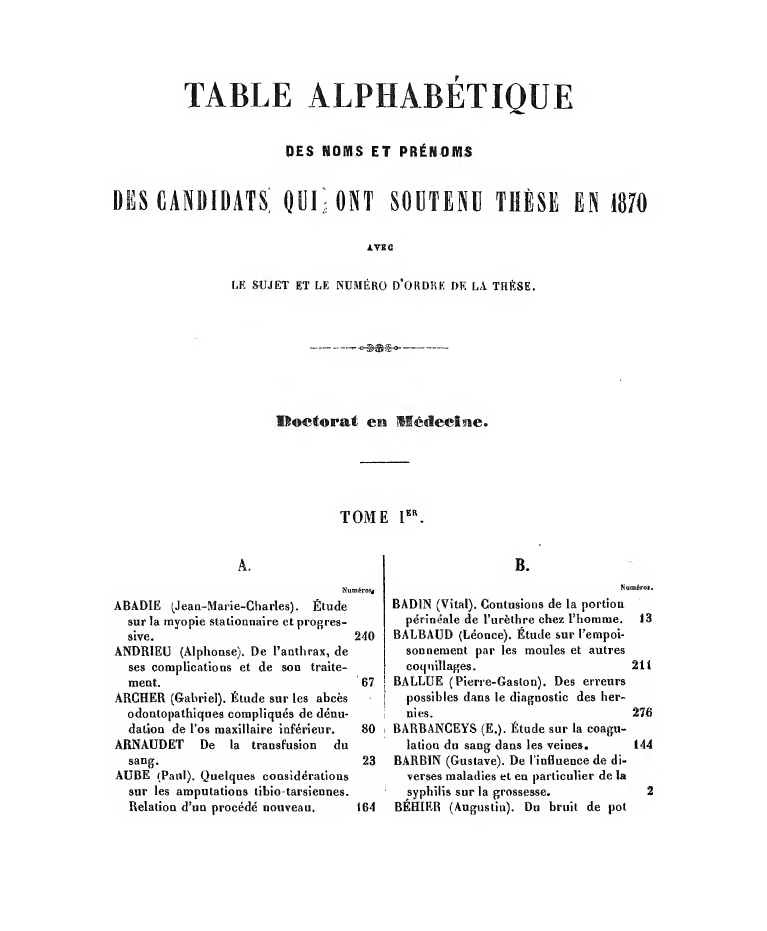
#> input picture data/test/1870/page_1.png, 767 x 931 px, found by its file name; its folder holds only this picture in this run
$ jupyter execute test.ipynb
#> lines starting #> are read from the running program, lines starting #| are printed output that depends on the picture
#> in process_folder, image is the input picture: shape (931, 767, 3); min 0, max 255, mean 246.2
[cell 1]
import cv2
import pytesseract
import pandas as pd
import re
import matplotlib.pyplot as plt
from PIL import Image
import os
import natsort

[cell 2]
# [43 lines left out: function extract_informations, not called in this run]

[cell 3]
def process_image(image) :
    # Convertir en niveaux de gris
    gray = cv2.cvtColor(image, cv2.COLOR_BGR2GRAY)
    clahe = cv2.createCLAHE(clipLimit=2.0, tileGridSize=(8,8))
    gray = clahe.apply(gray)

    # Récupérer les dimensions
    (h, w) = gray.shape
#> h = 931; w = 767

    # Scinder en deux parties
    left_part = gray[:, :w//2 - 5]   # Partie gauche
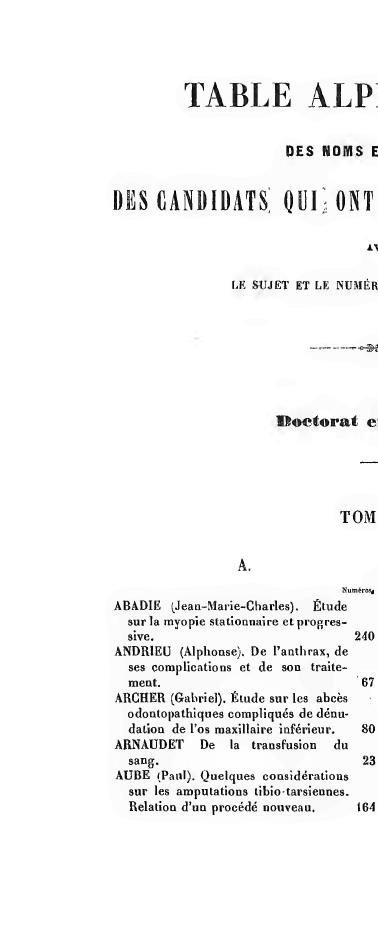
#> left_part: shape (931, 378); min 1, max 255, mean 246
    right_part = gray[:,  5 + w//2:]  # Partie droite
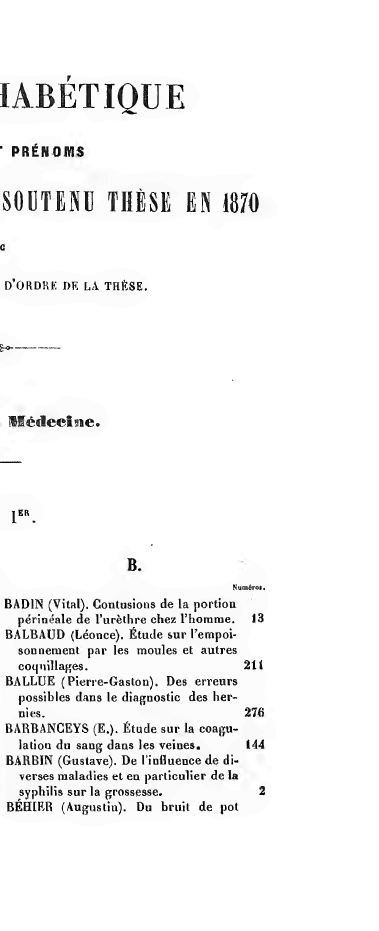
#> right_part: shape (931, 379); min 1, max 255, mean 245.6

    left_text = pytesseract.image_to_string(left_part, lang = 'fra')
    right_text = pytesseract.image_to_string(right_part, lang = 'fra')

    df_left = extract_informations(left_text)
    df_right = extract_informations(right_text)

    df_final = pd.concat([df_left, df_right], ignore_index=True)  # ignore_index évite la duplication des index
    return df_final

[cell 4]
def process_folder(input_dir):
    # Generate a timestamped folder
    df = pd.DataFrame()


    for image_file in natsort.natsorted(os.listdir(input_dir)):
        image_path = os.path.join(input_dir, image_file)
        image = cv2.imread(image_path)
        print(image_path)
        if image_file.lower().endswith('.png'):
            print(f"Processing {image_path}...")
            df = pd.concat((df, process_image(image)), ignore_index= True)

    return df

current_dir = os.getcwd()

input_dir = os.path.join(current_dir, '..', 'data', 'pdfs_en_images_png', '1870')  # Relative path to 'lib/data/pdfs_en_images_png'

[cell 5]
pd.set_option("display.max_rows", None)      # Show all rows
pd.set_option("display.max_columns", None)   # Show all columns
pd.set_option("display.width", 0)            # Auto-detect width
pd.set_option("display.max_colwidth", None)  # Don't truncate column content

process_folder(input_dir)
#> (the call stopped at in process_image, `left_text = pytesseract.image_to_string(left_part, lang = 'fra')`: pytesseract is not available in this run)

$ run again, on data/test/1870/page_3.png
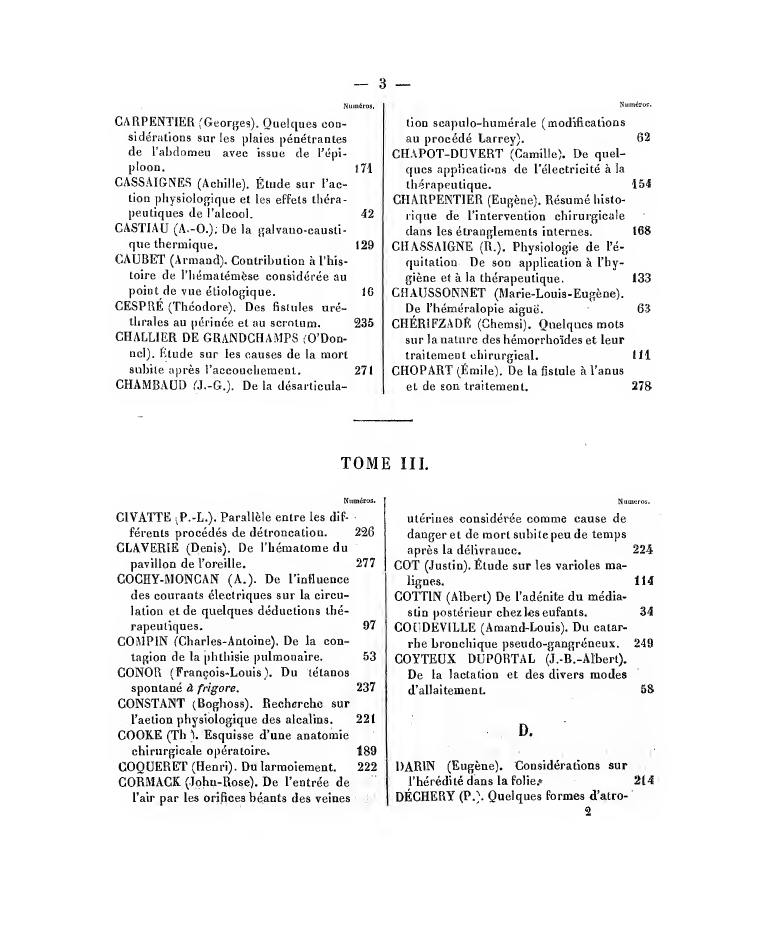
#> input picture data/test/1870/page_3.png, 767 x 931 px, found by its file name
#> in process_folder, image is the input picture: shape (931, 767, 3); min 0, max 255, mean 241.7
#> in process_image, `left_part = gray[:, :w//2 - 5]`:
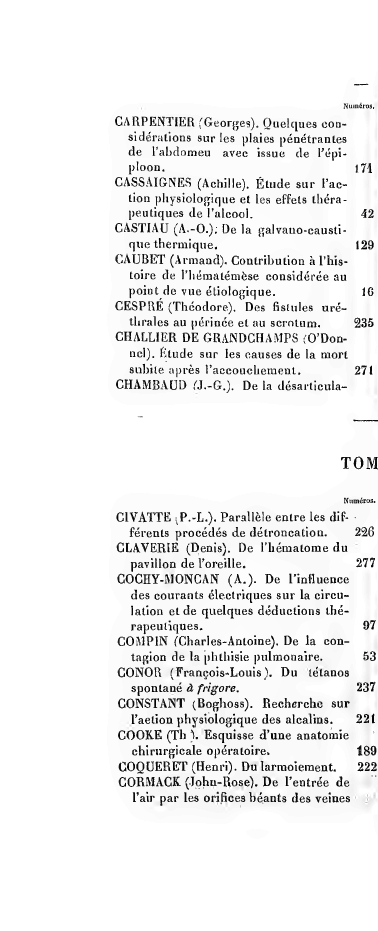
#> left_part: shape (931, 378); min 1, max 255, mean 239.9
#> in process_image, `right_part = gray[:,  5 + w//2:]`:
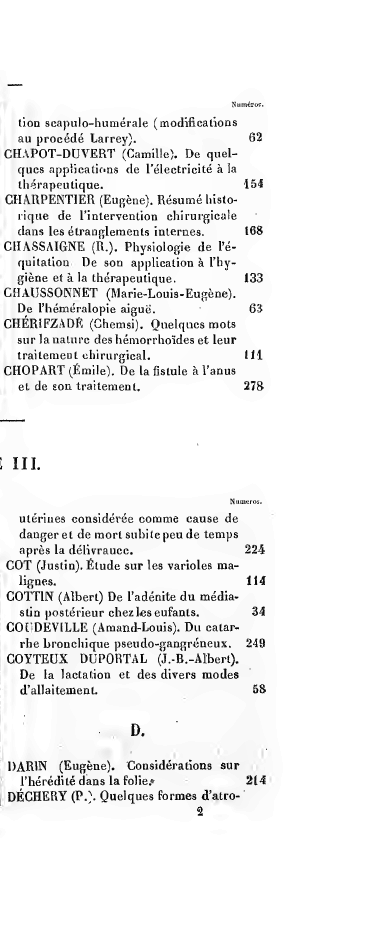
#> right_part: shape (931, 379); min 1, max 255, mean 241.4

$ run again, on data/test/1870/page_4.png
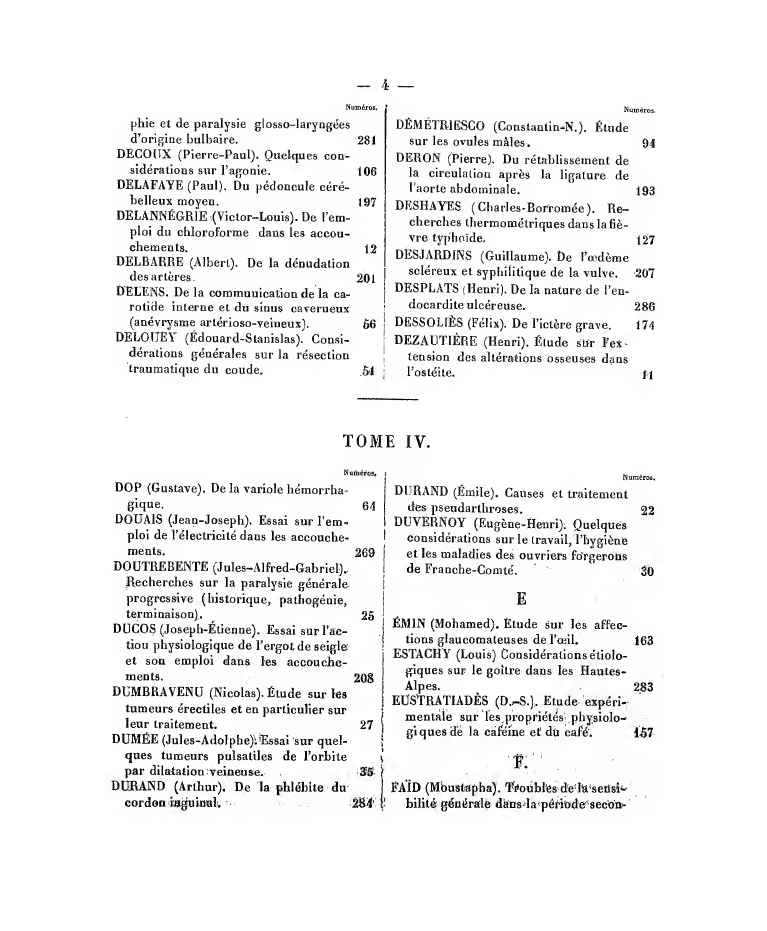
#> input picture data/test/1870/page_4.png, 767 x 931 px, found by its file name
#> in process_folder, image is the input picture: shape (931, 767, 3); min 0, max 255, mean 241.4
#> in process_image, `left_part = gray[:, :w//2 - 5]`:
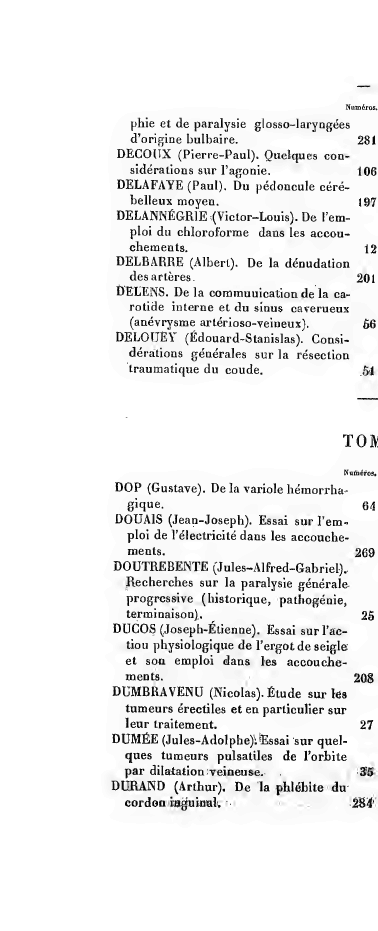
#> left_part: shape (931, 378); min 1, max 255, mean 239.6
#> in process_image, `right_part = gray[:,  5 + w//2:]`:
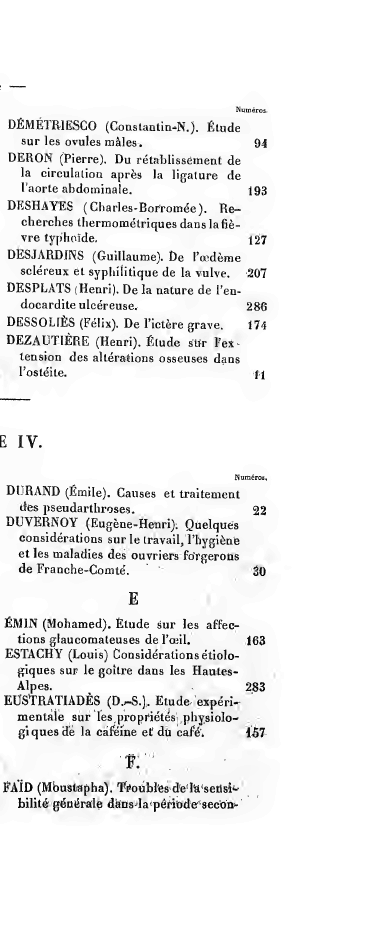
#> right_part: shape (931, 379); min 1, max 255, mean 240.5

$ run again, on data/test/1870/page_5.png
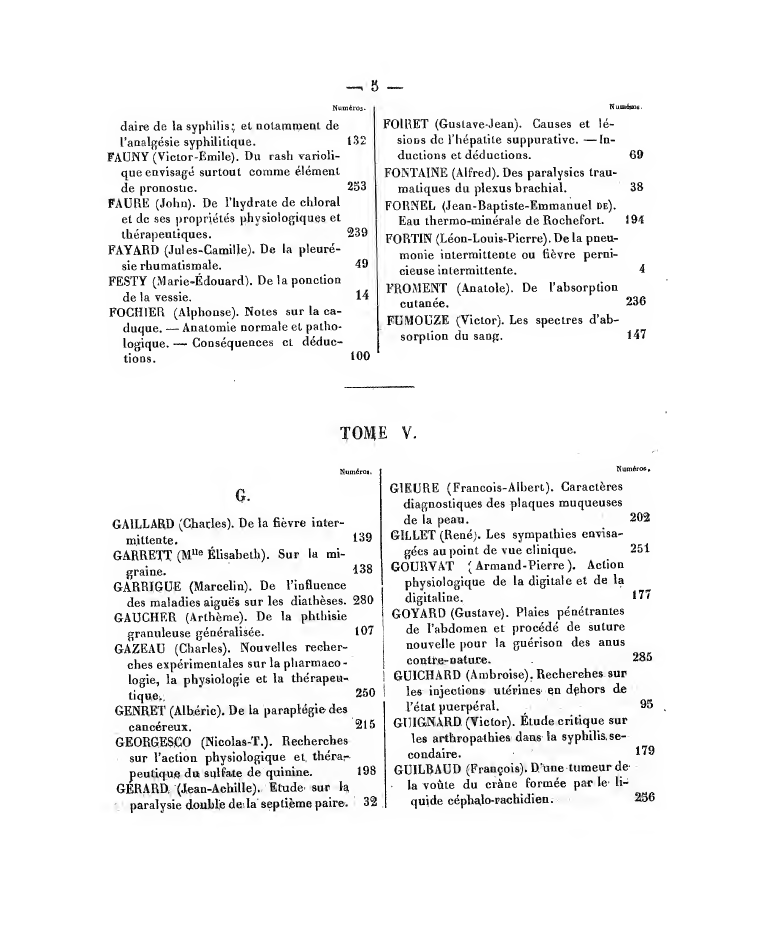
#> input picture data/test/1870/page_5.png, 767 x 931 px, found by its file name
#> in process_folder, image is the input picture: shape (931, 767, 3); min 0, max 255, mean 241.7
#> in process_image, `left_part = gray[:, :w//2 - 5]`:
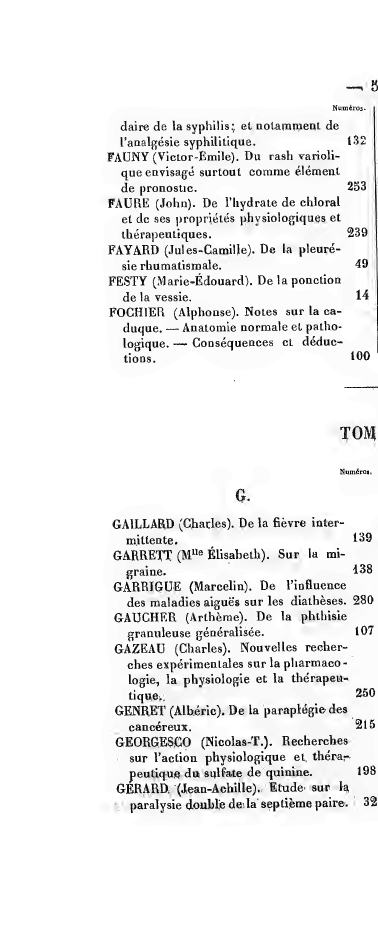
#> left_part: shape (931, 378); min 1, max 255, mean 240.1
#> in process_image, `right_part = gray[:,  5 + w//2:]`:
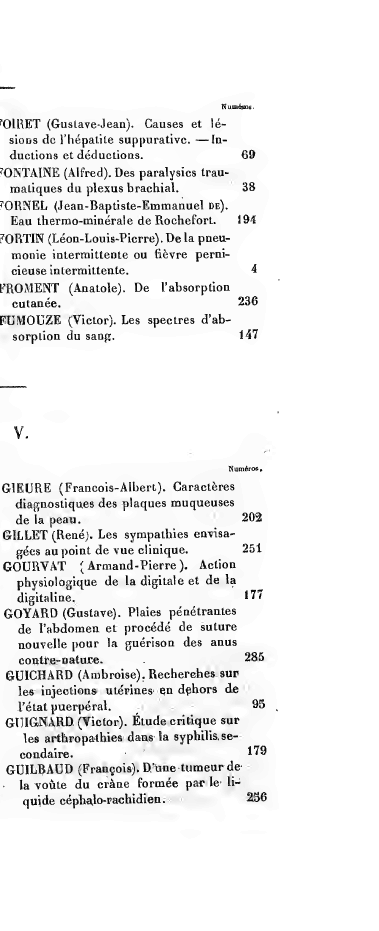
#> right_part: shape (931, 379); min 1, max 255, mean 240.5

$ run again, on data/test/1870/page_10.png
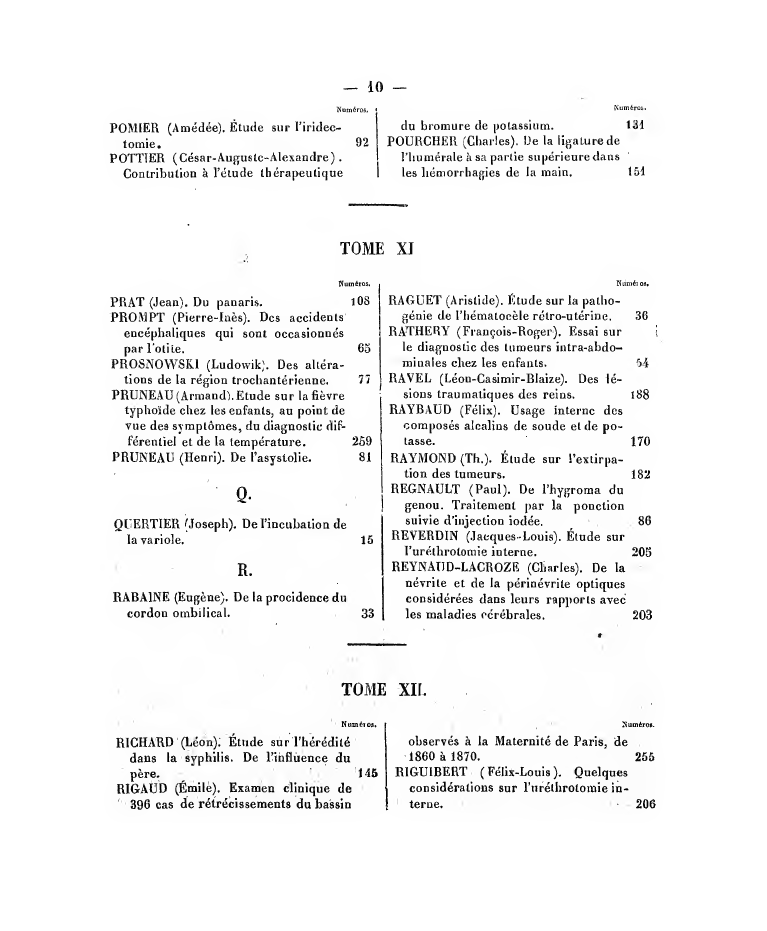
#> input picture data/test/1870/page_10.png, 767 x 931 px, found by its file name
#> in process_folder, image is the input picture: shape (931, 767, 3); min 0, max 255, mean 244.2
#> in process_image, `left_part = gray[:, :w//2 - 5]`:
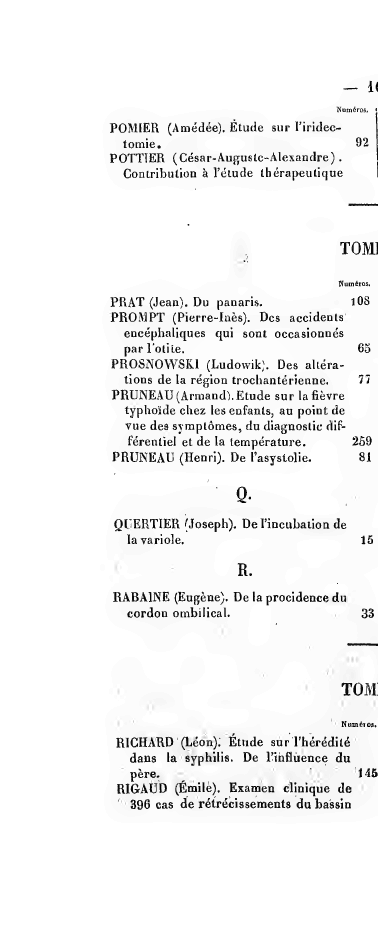
#> left_part: shape (931, 378); min 1, max 255, mean 244.1
#> in process_image, `right_part = gray[:,  5 + w//2:]`:
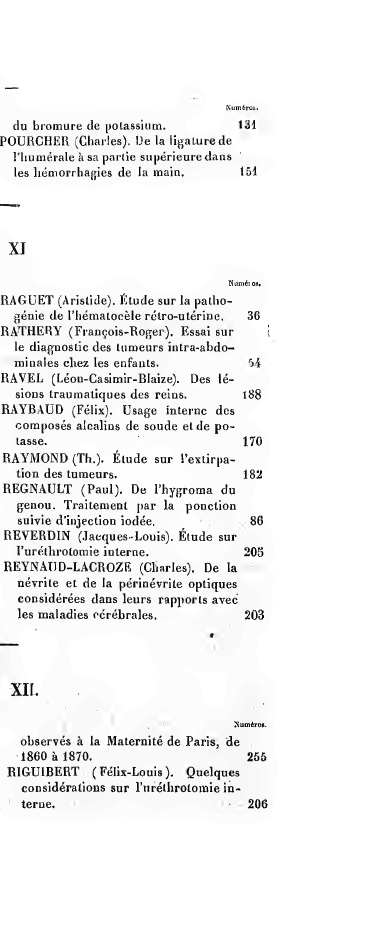
#> right_part: shape (931, 379); min 1, max 255, mean 242.6
